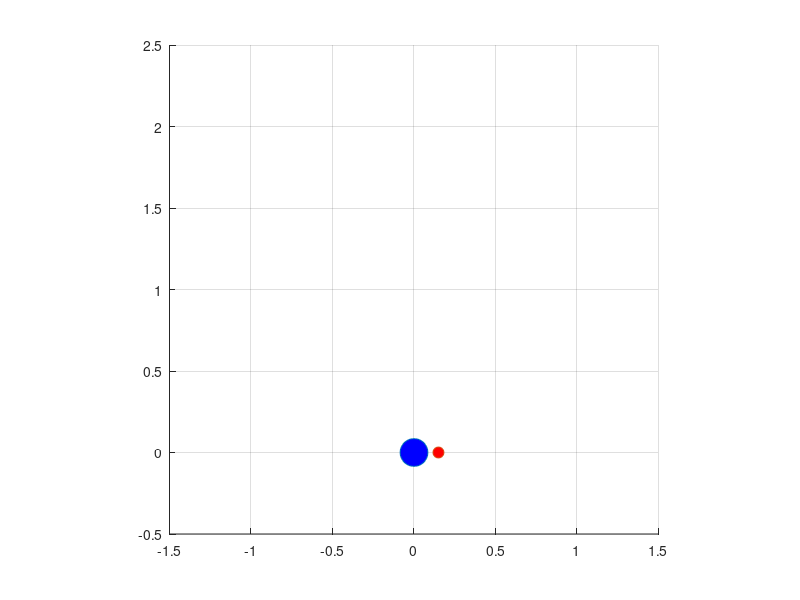

The MATLAB script that drew this image: (Note: this script raises an error after producing the figure.)
clear;
close all;

dt = 0.02;%%時間刻み=離散時間Tsとして使用
Tfin = 0.65;%シミュレーション終了時間
t1 = [0:dt:Tfin];

u1 = ones(1,length(t1)) * 5;
u2 = ones(1,length(t1)) * 5;

si = zeros(length(t1),3);
si(1,:) = [0 0 0];%状態ξの初期値を設定

x = si(1,1) + 0.15 * cos(si(1,3));
y = si(1,2) + 0.15 * sin(si(1,3));

hold on;
axis equal;
grid on;

axis([-1.5 1.5 -0.5 2.5])

h = plot(si(1,1),si(1,2), 'o', 'MarkerSize' ,20, 'MarkerFaceColor', 'b');
h2 = plot(x,y,'o', 'MarkerSize' ,8, 'MarkerFaceColor', 'r');

for i = 1:length(t1)-1

    %θ(n),すなわち si(i+1,3) をx(n),y(n)の計算に使う
    si(i+1,3) = si(i,3) + u2(i) * dt;
    si(i+1,1) = si(i,1) + u1(i) * cos(si(i+1,3)) * dt;
    si(i+1,2) = si(i,2) + u1(i) * sin(si(i+1,3)) * dt;

    set(h, 'XData', si(i,1),'YData', si(i,2));
    set(h2, 'XData', si(i,1) + 0.15 * cos(si(i,3)),'YData', si(i,2) + 0.15 * sin(si(i,3)));

    drawnow;

    F = getframe(gcf);
    % RGBデータをインデックス付きデータに変更
    [X,map] = rgb2ind(F.cdata,256);
    if i==1
        pause(2)
        % GIFファイルに書き出し
        imwrite(X,map,'twowheels.gif')
    else
        % 2回目以降は'append'でアニメーションを作成
        imwrite(X,map,'twowheels.gif','WriteMode','append')
    end

end
